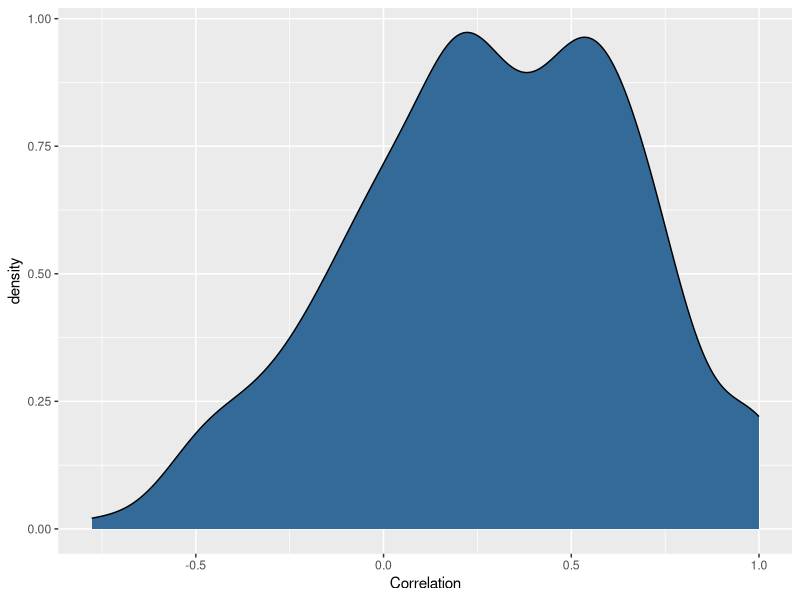
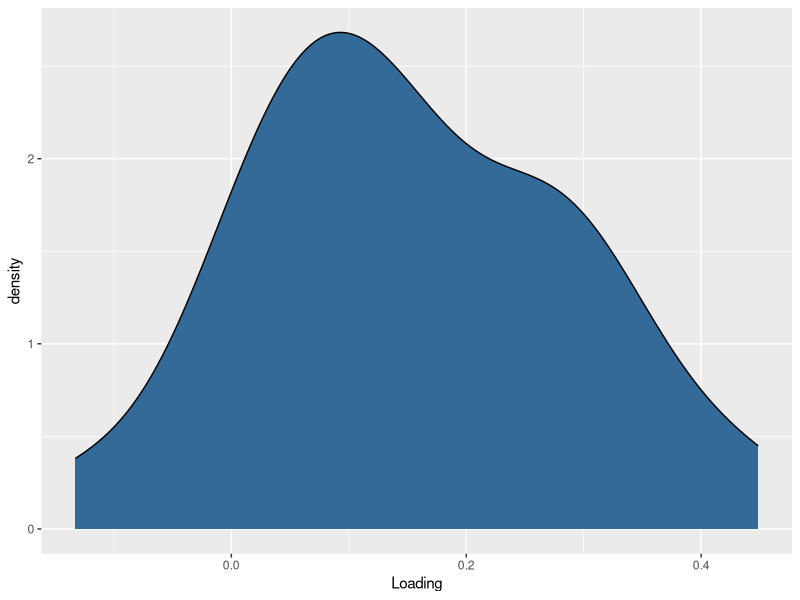
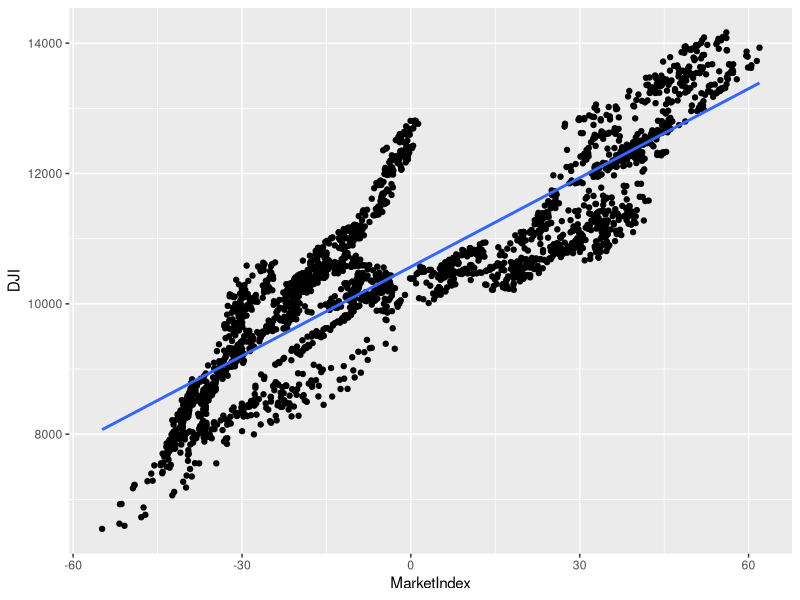

Here is the R script that generated these plots, in order:
library(here)
library(ggplot2)
library(lubridate)
library(reshape)

prices <- read.csv(here("Y2S2", "Datasets", "stock_prices.csv"))
summary(prices)
head(prices)

prices[1,]

# Transform date format
prices <- transform(prices, Date = ymd(Date))
head(prices)

# Ommit missing values
prices <- na.omit(prices)

# 1. Reshape the data
date.stock.matrix <- cast (prices, Date ~ Stock, value = "Close")
head(date.stock.matrix)
summary(date.stock.matrix)

# Remove Missing Entries
prices <- subset(prices, Date != ymd('2002-02-01'))
prices <- subset(prices, Stock != 'DDR')
date.stock.matrix <- cast(prices, Date ~ Stock, value = 'Close') 

# 2. Correlation
cor.matrix <- cor(date.stock.matrix[, 2:ncol(date.stock.matrix)])
correlations <- as.numeric(cor.matrix)

ggplot(data.frame(Correlation = correlations), aes(x = Correlation, fill = 1)) + geom_density() +
  theme(legend.position = 'none') 

# 3. PCA
pca <- princomp(date.stock.matrix[, 2:ncol(date.stock.matrix)]) 
pca

principal.component <- pca$loadings[, 1]
loadings <- as.numeric(principal.component)
ggplot(data.frame(Loading = loadings),
       aes(x = Loading, fill = 1)) +
  geom_density() +
  theme(legend.position = 'none')

# 4. Prediction

market.index <- predict(pca)[, 1] 

dji.prices <- read.csv(here("Y2S2", "Datasets", "DJI.csv"), stringsAsFactors =
                         FALSE)
dji.prices <- transform(dji.prices, Date = ymd(Date))

dji.prices <- subset(dji.prices, Date > ymd('2001-12-31'))
dji.prices <- subset(dji.prices, Date != ymd('2002-02-01')) 

dji <- with(dji.prices, rev(Close))
dates <- with(dji.prices, rev(Date)) 

comparison <- data.frame(Date = dates,
                         MarketIndex = market.index,
                         DJI = dji)

ggplot(comparison, aes(x = MarketIndex, y = DJI)) + geom_point() + geom_smooth(method =
                               'lm', se = FALSE) 

# Generally in this graph it has a positive correlation. 
# Between the markt index and the DJI values. But the negative 
# value seems spreads beyond the linear line in both directions 
# Values from 30 to 45 seems to be the strongest correlated values.
